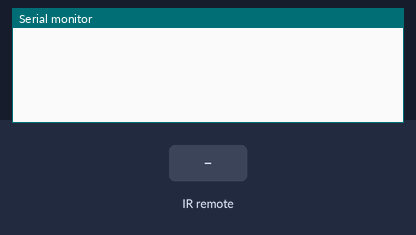
Bench run of a sketch on a simulated Arduino Uno, built with avr-gcc and run on an emulated ATmega328P. Parts: the last lines printed to the serial monitor. The inputs (shaded band) are chosen by the test bench.

Above: at 1.2 s.
1.3 s: infrared code 0xFF22DD received
At 2.5 s:
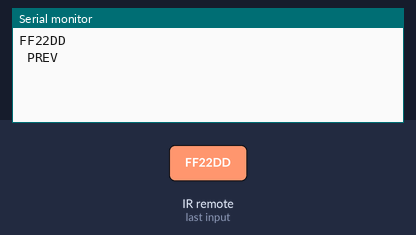
2.8 s: infrared code 0xFFC23D received
At 3.6 s:
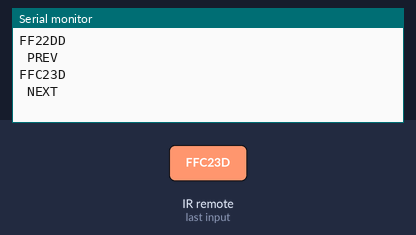
4.3 s: infrared code 0xFFA857 received
At 4.8 s:
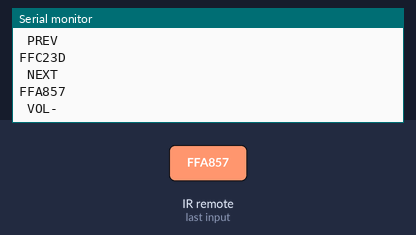
5.8 s: infrared code 0xFF629D received
At 7.0 s:
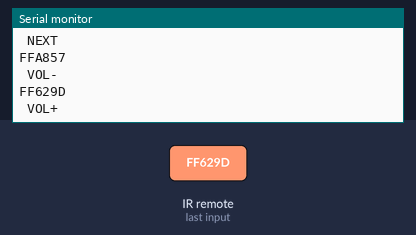
7.3 s: infrared code 0xFF02FD received
At 8.3 s:
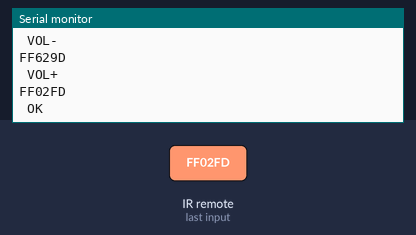
8.8 s: infrared code 0xFF42BD received
At 9.4 s:
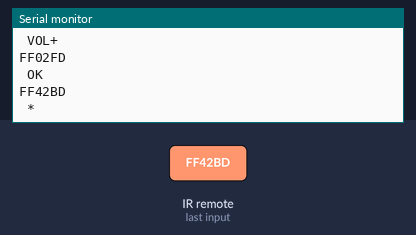

The sketch:

exe12.ino
```cpp
#include <IRremote.h>
#include "utils.h"

int RECV_PIN = 11;

IRrecv irrecv(RECV_PIN);
decode_results results;

void setup()
{
  Serial.begin(9600);
  irrecv.enableIRIn(); //starts receiver
}

void loop() {
  if (irrecv.decode(&results)) {
    Serial.println(results.value, HEX);
    translateIR(results);
    irrecv.resume(); // next value
  }
}
```

utils.h
```cpp
/*translateIR()
    - based on the code provided by the loop, maps it to a certain value
*/
void translateIR(decode_results results)
{

  switch(results.value)

  {

  case 0xFF22DD:
    Serial.println(" PREV           ");
    break;

  case 0xFFC23D:
    Serial.println(" NEXT           ");
    break;

  case 0xFFA857:
    Serial.println(" VOL-           ");
    break;

  case 0xFF629D:
    Serial.println(" VOL+           ");
    break;

  case 0xFF02FD:
    Serial.println(" OK           ");
    break;

  case 0xFF42BD:
    Serial.println(" *           ");
    break;

  case 0xFF52AD:
    Serial.println(" #           ");
    break;


  case 0xFF4AB5:
    Serial.println(" 0              ");
    break;

  case 0xFF6897:
    Serial.println(" 1              ");
    break;

  case 0xFF9867:
    Serial.println(" 2              ");
    break;

  case 0xFFB04F:
    Serial.println(" 3              ");
    break;

  case 0xFF30CF:
    Serial.println(" 4              ");
    break;

  case 0xFF18E7:
    Serial.println(" 5              ");
    break;

  case 0xFF7A85:
    Serial.println(" 6              ");
    break;

  case 0xFF10EF:
    Serial.println(" 7              ");
    break;

  case 0xFF38C7:
    Serial.println(" 8              ");
    break;

  case 0xFF5AA5:
    Serial.println(" 9              ");
    break;

  default:
    Serial.println(" other button   ");

  }

  delay(500);


}
```

Measured:
- after the input at 1.3 s, the serial monitor: prints a new line at once (image 1)
- after the input at 2.8 s, the serial monitor: prints a new line at once (image 2)
- after the input at 4.3 s, the serial monitor: prints a new line at once (image 3)
- after the input at 5.8 s, the serial monitor: prints a new line at once (image 4)
- after the input at 7.3 s, the serial monitor: prints a new line at once (image 5)
- after the input at 8.8 s, the serial monitor: prints a new line at once (image 6)
